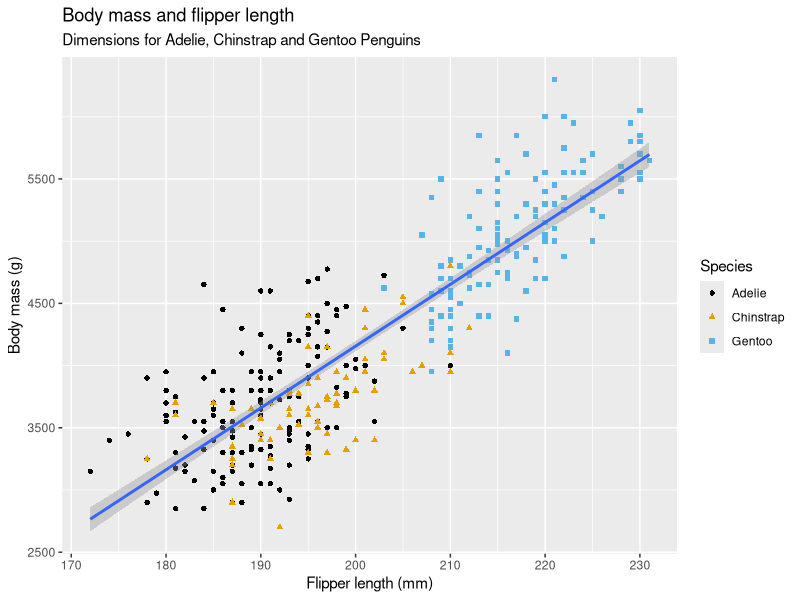
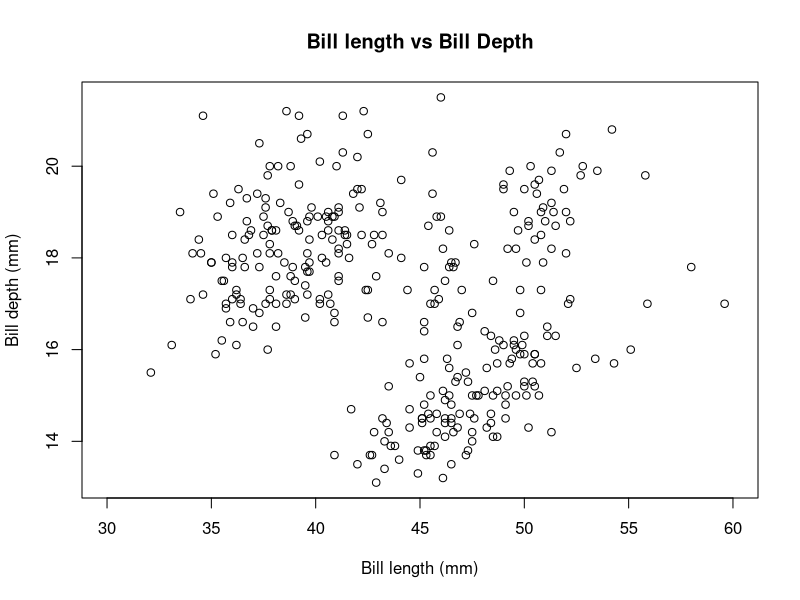
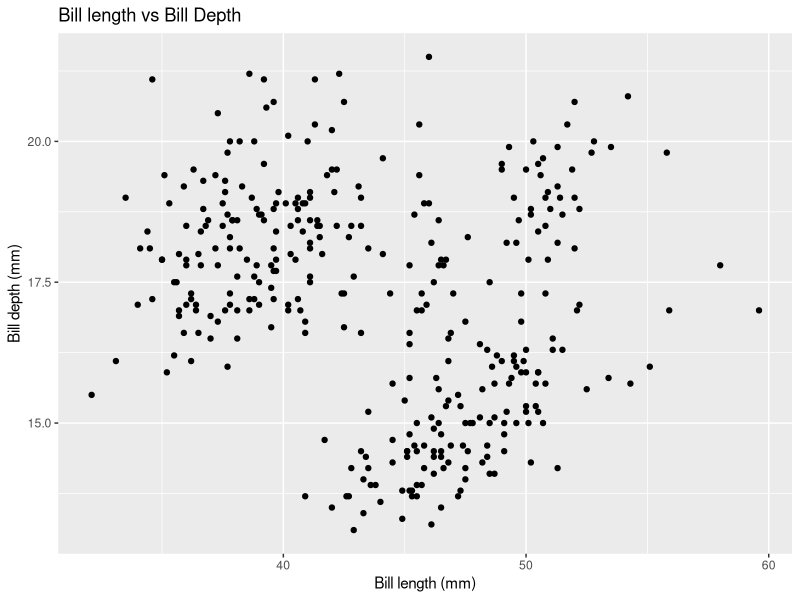

Source code (R) for these figures, in order: (Note: this script raises an error after producing the figures.)
install.packages("tidyverse")
library(tidyverse)
install.packages("palmerpenguins")
library(palmerpenguins)
penguins
penguins_raw
glimpse(penguins)
View(penguins)
install.packages("ggthemes")
library(ggthemes)
ggplot(data = penguins, mapping = aes(x = flipper_length_mm, y = body_mass_g)) +   geom_point(mapping = aes(colour = species, shape = species))   +   geom_smooth(method = "lm") + labs(title =  "Body mass and flipper length", subtitle = "Dimensions for Adelie, Chinstrap and Gentoo Penguins", x = "Flipper length (mm)", y = "Body mass (g)", colour = "Species", shape = "Species") + scale_color_colorblind()

# Q0 How many rows are in penguins? How many columns?
nrow(penguins) #for number of observations(rows) in the penguin variable, will print number as an integer
ncol(penguins) #same output as above but for columns instead, will print the number as integer
  
  
#Q1 What does the bill_depth_mm variable in the penguins data frame describe? Read the help for ?penguins to find out.
#bill_depth_mm, a number denoting bill depth (millimeters)


#Q2 Make a scatterplot of bill_depth_mm vs. bill_length_mm. That is, make a scatterplot with bill_depth_mm on the y-axis and bill_length_mm on the x-axis. Describe the relationship between these two variables.
  plot(x = penguins$bill_length_mm, y = penguins$bill_depth_mm, main = "Bill length vs Bill Depth", xlab = "Bill length (mm)",  ylab = "Bill depth (mm)", xlim = c(30, 60))
#OR
ggplot(data = penguins, aes(x = bill_length_mm, y = bill_depth_mm)) +
  geom_point() +
  labs(title = "Bill length vs Bill Depth", x = "Bill length (mm)", y = "Bill depth (mm)")
#very weak correlation


#Q3 What happens if you make a scatterplot of species vs. bill_depth_mm? What might be a better choice of geom?
  #geom_boxplot(), to show spread and distribution
  
#Q4 Why does the following give an error and how would you fix it?
  
  ggplot(data = penguins) + geom_point()
# ggplot requires aesthetic mapping (x and y variables)


#Q5 What does the na.rm argument do in geom_point()? What is the default value of the argument? Create a scatterplot where you successfully use this argument set to TRUE.
# the default value of the argument is false which is what is responsible for warning messages. setting it to TRUE silences this
  ggplot(data = penguins, aes(x = flipper_length_mm, y = body_mass_g)) +
    geom_point(na.rm = TRUE)

#Q6 Add the following caption to the plot you made in the previous exercise: “Data come from the palmerpenguins package.” Hint: Take a look at the documentation for labs().
  ggplot(data = penguins, aes(x = flipper_length_mm, y = body_mass_g)) + geom_point(na.rm = TRUE) + labs(caption = "Data come from the palmer penguins package")


#Q7 Recreate the following visualization. What aesthetic should bill_depth_mm be mapped to? And should it be mapped at the global level or at the geom level?
  ggplot(data = penguins, aes(x = flipper_length_mm, y = body_mass_g)) + geom_point(mapping = aes(colour = bill_depth_mm),na.rm = TRUE) + labs(caption = "Data come from the palmer penguins package") + geom_smooth()
  
  
  
# bill depth is to be mapped at local level
  
  
